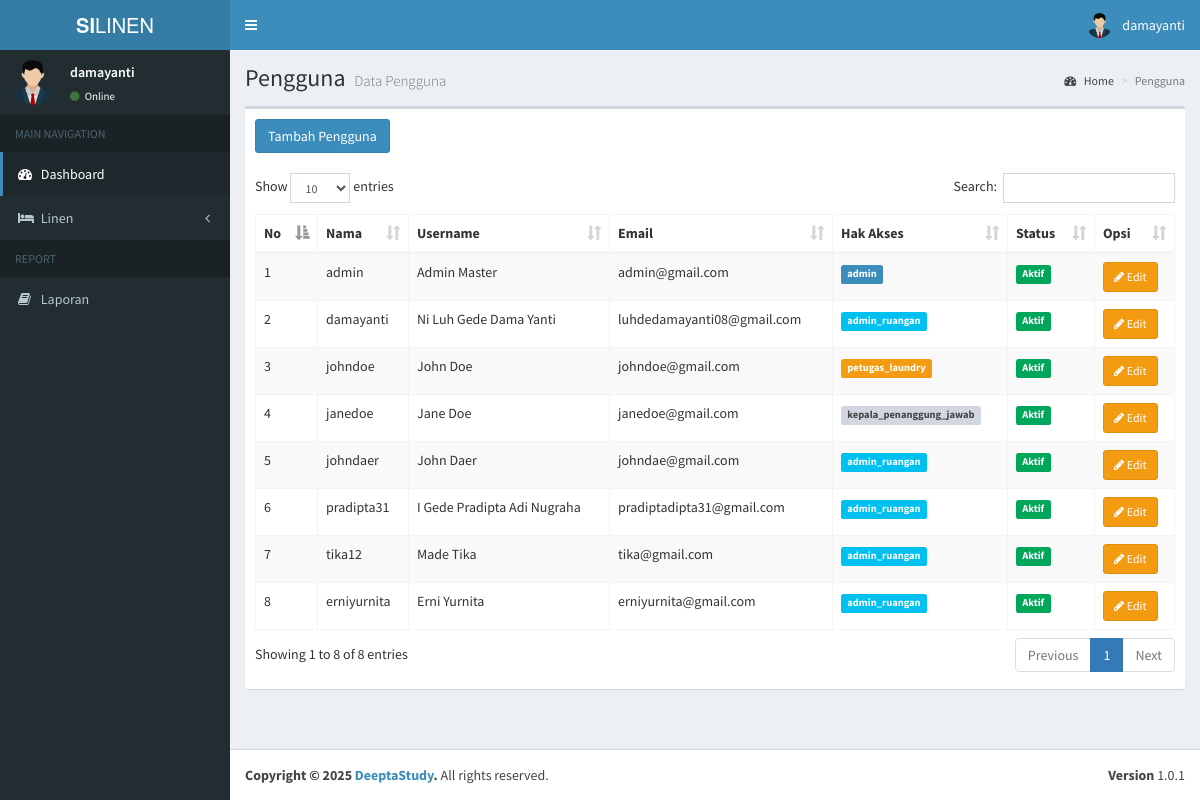
Screenshot of /admin/data_pengguna.php (signed in) with the database file from the repository.
### tables this page shows
CREATE TABLE `users` (
  `id` int(11) NOT NULL,
  `nama` varchar(100) NOT NULL,
  `username` varchar(100) NOT NULL,
  `email` varchar(100) NOT NULL,
  `password` varchar(100) NOT NULL,
  `hak_akses` varchar(25) NOT NULL,
  `status` int(11) NOT NULL,
  `status_ruangan` int(11) DEFAULT NULL
);

### admin/data_pengguna.php (the view, shortened to what this page needs)
<?php
include '../koneksi.php';
$additionalCSS = [
  '../assets/plugins/datatables/dataTables.bootstrap.css'
];
$pageTitle = "Pengguna";
$pageDesc = "Data Pengguna";
$dataQuery = mysqli_query($koneksi, "SELECT * FROM users");
?>
<section class="content">
  <div class="row">
    <div class="col-xs-12">
      <div class="box">
        <div class="box-header">
          <a href="tambah_pengguna.php" class="btn btn-primary btn-md"> Tambah Pengguna</a>
        </div>
        <div class="box-body">
          <table id="example1" class="table table-bordered table-striped">
            <thead>
              <tr>
                <th>No</th>
                <th>Nama</th>
                <th>Username</th>
                <th>Email</th>
                <th>Hak Akses</th>
                <th>Status</th>
                <th>Opsi</th>
              </tr>
            </thead>
            <tbody>
              <?php
                $no = 1;
                while ($data = mysqli_fetch_assoc($dataQuery)):
              ?>
                <tr>
                  <td><?= $no++; ?></td>
                  <td><?= htmlspecialchars($data['username']) ?></td>
                  <td><?= htmlspecialchars($data['nama']) ?></td>
                  <td><?= htmlspecialchars($data['email']) ?></td>
                  <td>
                    <span class="label <?=
                                        ($data['hak_akses'] == 'admin') ? 'label-primary' : (($data['hak_akses'] == 'admin_ruangan') ? 'label-info' : (($data['hak_akses'] == 'petugas_laundry') ? 'label-warning' : 'label-default'))
                                        ?>">
                      <?= htmlspecialchars($data['hak_akses']) ?>
                    </span>
                  </td>
                  <td>
                    <span class="label <?= ($data['status'] == 1) ? 'label-success' : 'label-danger' ?>">
                      <?= ($data['status'] == 1) ? 'Aktif' : 'Nonaktif' ?>
                    </span>
                  </td>
                  <td>
                    <a href="edit_pengguna.php?id=<?= $data['id'] ?>" class="btn btn-sm btn-warning"><i class="fa fa-pencil"></i> Edit</a>
                  </td>
                </tr>
              <?php endwhile; ?>
            </tbody>
          </table>
        </div>
      </div>
    </div>
  </div>
</section>
<?php
$content = ob_get_clean();
include __DIR__ . '/../layouts/header.php';
echo $content;
include __DIR__ . '/../layouts/footer.php';
?>

### layouts/header.php (shortened to what this page needs)
<?php
    include '../koneksi.php';
    $username = $_SESSION['username'];
    $query = mysqli_query($koneksi, "SELECT * FROM users WHERE username = '$username'");
    $row = mysqli_fetch_assoc($query);
?>
<!DOCTYPE html>
<html>
<head>
    <link rel="stylesheet" href="../assets/bootstrap/css/bootstrap.min.css">
    <link rel="stylesheet" href="https://maxcdn.bootstrapcdn.com/font-awesome/4.4.0/css/font-awesome.min.css">
    <link rel="stylesheet" href="https://code.ionicframework.com/ionicons/2.0.1/css/ionicons.min.css">
    <link rel="stylesheet" href="../assets/dist/css/AdminLTE.min.css">
    <link rel="stylesheet" href="../assets/dist/css/skins/_all-skins.min.css">
    <link rel="stylesheet" href="../assets/plugins/iCheck/flat/blue.css">
    <link rel="stylesheet" href="../assets/plugins/morris/morris.css">
    <link rel="stylesheet" href="../assets/plugins/jvectormap/jquery-jvectormap-1.2.2.css">
    <?php if(!empty($additionalCSS)): ?>
        <?php foreach($additionalCSS as $css): ?>
            <link rel="stylesheet" href="<?= htmlspecialchars($css) ?>">
        <?php endforeach; ?>
    <?php endif; ?>
</head>
<body class="hold-transition skin-blue sidebar-mini">
    <div class="wrapper">
        <header class="main-header">
            <a href="#" class="logo">
                <span class="logo-lg"><b>SI</b>LINEN</span>
            </a>
            <nav class="navbar navbar-static-top" role="navigation">
                <a href="#" class="sidebar-toggle" data-toggle="offcanvas" role="button">
                </a>
                <div class="navbar-custom-menu">
                    <ul class="nav navbar-nav">
                        <li class="dropdown user user-menu">
                            <a href="#" class="dropdown-toggle" data-toggle="dropdown">
                                <img src="../assets/images/avatar.png" class="user-image" alt="User Image">
                                <span class="hidden-xs"><?= $row['username']; ?></span>
                            </a>
                        </li>
                    </ul>
                </div>
            </nav>
        </header>
        <div class="content-wrapper">
            <section class="content-header">
                <h1>
                    <?php echo isset($pageTitle) ? $pageTitle : 'Dashboard'; ?>
                    <small><?php echo isset($pageDesc) ? $pageDesc : 'Control Panel'; ?></small>
                </h1>
                <ol class="breadcrumb">
                    <li><a href="#"><i class="fa fa-dashboard"></i> Home</a></li>
                    <li class="active"><?php echo isset($pageTitle) ? $pageTitle : 'Dashboard'; ?></li>
                </ol>
            </section>
        <?php include __DIR__ . '/navigation.php'; ?>

### layouts/navigation.php (shortened to what this page needs)
<aside class="main-sidebar">
    <section class="sidebar">
        <div class="user-panel">
            <div class="pull-left image">
                <img src="../assets/images/avatar.png" class="img-circle" alt="User Image">
            </div>
            <div class="pull-left info">
                <p><?= $row['username']; ?></p>
                <a href="#"><i class="fa fa-circle text-success"></i> Online</a>
            </div>
        </div>
        <?php
            if ($row['hak_akses'] == 'admin') {
        ?>
        <ul class="sidebar-menu">
            <li class="header">MAIN NAVIGATION</li>
            <li class="<?= $_SESSION['active_menu'] == 'dashboard' ? 'active' : '' ?>">
                <a href="../admin/">
                    <i class="fa fa-dashboard"></i> <span>Dashboard</span>
                </a>
            </li>
            <li class="treeview <?= $_SESSION['active_menu'] == 'pengguna' ? 'active' : '' ?>">
                <a href="#">
                    <i class="fa fa-users"></i> <span>Pengguna</span>
                    <i class="fa fa-angle-left pull-right"></i>
                </a>
                <ul class="treeview-menu">
                    <li><a href="../admin/tambah_pengguna.php"><i class="fa fa-plus"></i> Tambah Pengguna Baru</a></li>
                    <li><a href="../admin/data_pengguna.php"><i class="fa fa-arrow-circle-right"></i> Data Pengguna</a></li>
                </ul>
            </li>
            <li class="<?= $_SESSION['active_menu'] == 'ruangan' ? 'active' : '' ?>">
                <a href="../admin/data_ruangan.php">
                    <i class="fa fa-building"></i> <span>Ruangan</span>
                </a>
            </li>
            <li class="<?= $_SESSION['active_menu'] == 'linen' ? 'active' : '' ?>">
                <a href="../admin/data_linen.php">
                    <i class="fa fa-bed"></i> <span>Linen</span>
                </a>
            </li>
            <li class="<?= $_SESSION['active_menu'] == 'distribusi' ? 'active' : '' ?>">
                <a href="../admin/data_distribusi_laundry.php">
                    <i class="fa fa-tint"></i> <span>Distribusi Laundry</span>
                </a>
            </li>
            <li class="header">REPORT</li>
            <li><a href="#"><i class="fa fa-book"></i> <span>Laporan</span></a></li>
        </ul>
        <?php
            }else if($row['hak_akses'] == 'admin_ruangan'){
        ?>
        <ul class="sidebar-menu">
            <li class="header">MAIN NAVIGATION</li>
            <li class="active">
                <a href="#">
                    <i class="fa fa-dashboard"></i> <span>Dashboard</span>
                </a>
            </li>
            <li class="treeview">
                <a href="#">
                    <i class="fa fa-bed"></i> <span>Linen</span>
                    <i class="fa fa-angle-left pull-right"></i>
                </a>
            </li>
            <li class="header">REPORT</li>
            <li><a href="#"><i class="fa fa-book"></i> <span>Laporan</span></a></li>
        </ul>
        <?php
            }else if($row['hak_akses'] == 'petugas_laundry'){
        ?>
        <?php
            }else if($row['hak_akses'] == 'kepala_penanggung_jawab'){
        ?>
        <?php
            }
        ?>
    </section>
</aside>

### rows the page displays
users: username "damayanti", nama "Ni Luh Gede Dama Yanti", email "luhdedamayanti08@gmail.com", hak_akses "admin_ruangan", status "Aktif"
users: username "admin", nama "Admin Master", email "admin@gmail.com", hak_akses "admin", status "Aktif"
users: username "johndoe", nama "John Doe", email "johndoe@gmail.com", hak_akses "petugas_laundry", status "Aktif"
users: username "janedoe", nama "Jane Doe", email "janedoe@gmail.com", hak_akses "kepala_penanggung_jawab", status "Aktif"
users: username "johndaer", nama "John Daer", email "johndae@gmail.com", hak_akses "admin_ruangan", status "Aktif"
users: username "pradipta31", nama "I Gede Pradipta Adi Nugraha", email "pradiptadipta31@gmail.com", hak_akses "admin_ruangan", status "Aktif"
users: username "tika12", nama "Made Tika", email "tika@gmail.com", hak_akses "admin_ruangan", status "Aktif"
users: username "erniyurnita", nama "Erni Yurnita", email "erniyurnita@gmail.com", hak_akses "admin_ruangan", status "Aktif"

### other values shown
$pageTitle "Pengguna"
$pageDesc "Data Pengguna"
